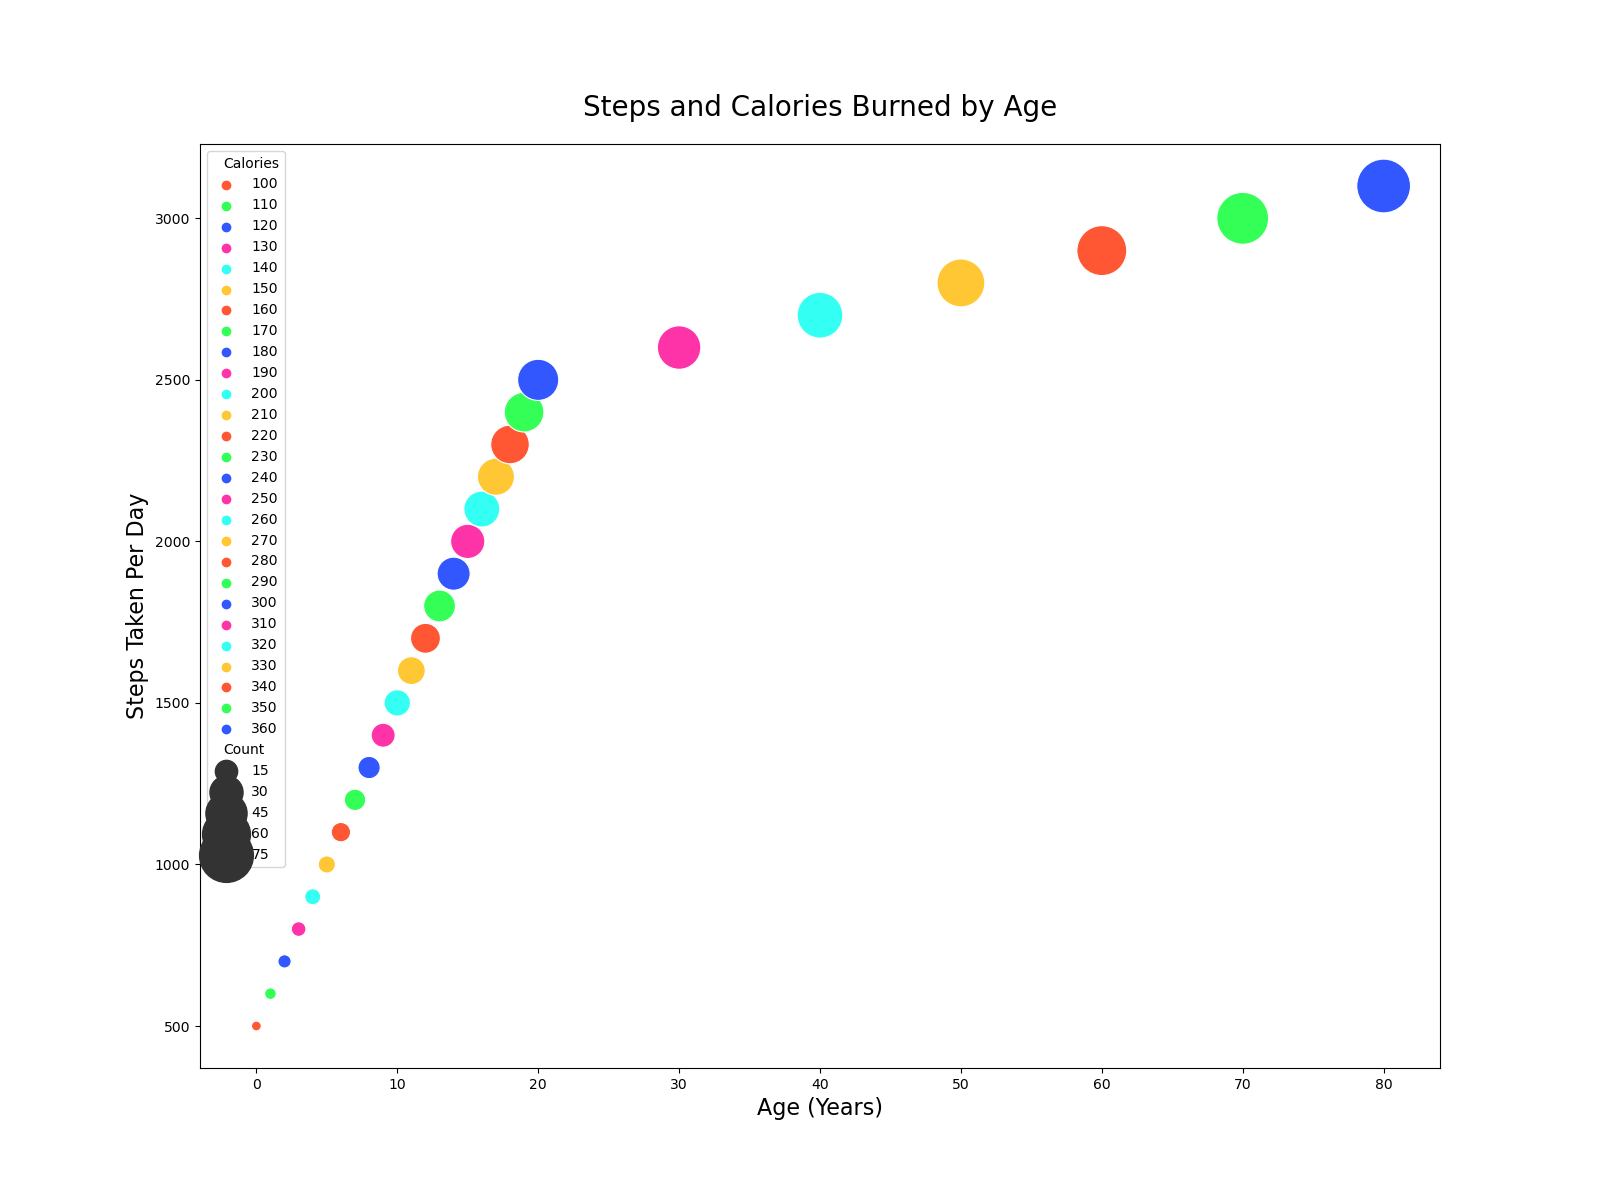

Recreate this plot in Python.

import matplotlib.pyplot as plt
import seaborn as sns
import pandas as pd

# Define the data as a dictionary, which then will be converted into a DataFrame
data = {
    'Age': [0, 1, 2, 3, 4, 5, 6, 7, 8, 9, 10, 11, 12, 13, 14, 15, 16, 17, 18, 19, 20, 30, 40, 50, 60, 70, 80],
    'Steps': [500, 600, 700, 800, 900, 1000, 1100, 1200, 1300, 1400, 1500, 1600, 1700, 1800, 1900, 2000, 2100, 2200, 2300, 2400, 2500, 2600, 2700, 2800, 2900, 3000, 3100],
    'Calories': [100, 110, 120, 130, 140, 150, 160, 170, 180, 190, 200, 210, 220, 230, 240, 250, 260, 270, 280, 290, 300, 310, 320, 330, 340, 350, 360],
    'Count': [5, 6, 7, 8, 9, 10, 12, 14, 15, 17, 20, 22, 25, 28, 30, 32, 35, 37, 40, 42, 45, 50, 55, 60, 65, 70, 75]
}

# Convert the data into a DataFrame
df = pd.DataFrame(data)

# Creating the bubble chart
plt.figure(figsize=(16, 12))
bubble_chart = sns.scatterplot(data=df, x='Age', y='Steps', hue='Calories', size='Count', sizes=(50, 1500),
                               palette=['#FF5733', '#33FF57', '#3357FF', '#FF33A8', '#33FFF3', '#FFC733'])

# Customize the axes and title
bubble_chart.set_title('Steps and Calories Burned by Age', fontsize=20, pad=20)
bubble_chart.set_xlabel('Age (Years)', fontsize=16)
bubble_chart.set_ylabel('Steps Taken Per Day', fontsize=16)

# Show the plot
plt.show()
